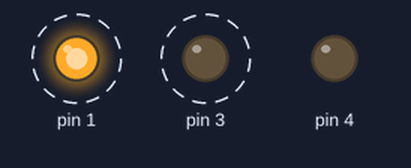
The sketch below on a simulated Arduino Uno, built with avr-gcc and run on an emulated ATmega328P. On the bench: output pins drawn as LEDs (lit = HIGH). Dashed ring = blinking.

Above: at 0.05 s.
Timing chart, 0 to 3.0 s (numbered marks = the images above):
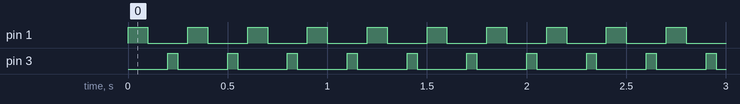

The sketch:

LED.ino.ino
```cpp
void setup() {
  pinMode(1, OUTPUT);
  pinMode(3, OUTPUT);
  pinMode(4, OUTPUT);
}

void loop() {
  digitalWrite(1, HIGH);
  delay(100);
  digitalWrite(1, LOW);
  delay(100);
  digitalWrite(3, HIGH);
  delay(50);
  digitalWrite(3, LOW);
  delay(50);
}
```

Measured:
- by itself, pin 1: alternates HIGH for 0.10 s and LOW for 0.20 s
- by itself, pin 3: alternates HIGH for 0.05 s and LOW for 0.25 s
